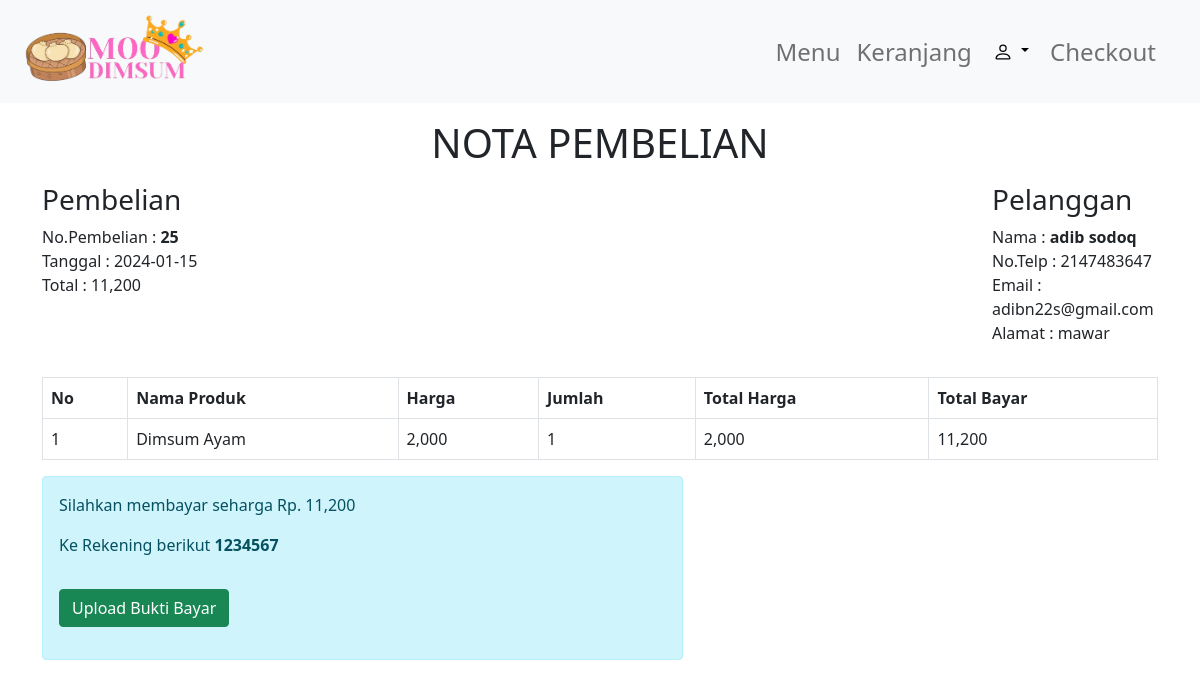
Screenshot of /nota.php?id=25 (signed in) with the database file from the repository.
### tables this page shows
CREATE TABLE `pembelian` (
  `id_pembelian` int(11) NOT NULL,
  `id_user` int(11) NOT NULL,
  `tanggal_pembelian` date NOT NULL,
  `deskripsi_pembelian` varchar(255) NOT NULL,
  `total_pembelian` int(11) NOT NULL,
  `status_pembelian` varchar(100) NOT NULL DEFAULT 'pending',
  `no_pengiriman` varchar(255) NOT NULL
);

CREATE TABLE `user2` (
  `id_user` int(11) NOT NULL,
  `nama` varchar(30) NOT NULL,
  `email` varchar(50) NOT NULL,
  `password` varchar(250) NOT NULL,
  `No_telp` int(13) NOT NULL,
  `Alamat` varchar(100) NOT NULL,
  `roleId` int(5) NOT NULL
);

CREATE TABLE `pembelian_produk` (
  `id_pembelian_produk` int(11) NOT NULL,
  `id_pembelian` int(11) NOT NULL,
  `id_produk` int(11) NOT NULL,
  `jumlah` int(50) NOT NULL,
  `deskripsi_pembelian` varchar(255) NOT NULL,
  `total_harga` int(100) NOT NULL
);

CREATE TABLE `produk` (
  `id_produk` int(11) NOT NULL,
  `nama_produk` varchar(100) NOT NULL,
  `kategori` varchar(100) NOT NULL,
  `harga_produk` int(100) NOT NULL,
  `foto_produk` varchar(100) NOT NULL,
  `deskripsi` varchar(300) NOT NULL,
  `stok` varchar(50) NOT NULL
);

### nota.php (the view, shortened to what this page needs)
<?php
include 'koneksi.php';
?>
<!doctype html>
<html lang="en">
  <head>
    <link href="https://cdn.jsdelivr.net/npm/bootstrap@5.0.2/dist/css/bootstrap.min.css" rel="stylesheet">
 <nav class="navbar navbar-expand-lg navbar-light bg-light navbar-style">
    <div class="container-fluid">
      <a class="navbar-brand" href="homepage.php">
        <img src="img/dimsumlogo.png" alt="" width="200">
        </a>
        <div class="collapse navbar-collapse" id="navbarNav">
          <ul class="navbar-nav ms-auto fs-4 me-4">
            <li class="nav-item">
              <a class="nav-link" aria-current="page" href="menu.php">Menu</a>
            </li>
            <li class="nav-item">
              <a class="nav-link" href="keranjang.php">Keranjang</a>
            </li>
            <div class="dropdown mt-1">
            <button class="btn btn-light dropdown-toggle" type="button" id="dropdownMenu2" data-bs-toggle="dropdown" aria-expanded="false">
            </button>
            </div>
            <li class="nav-item">
              <a class="nav-link" aria-current="page" href="index.php">Checkout</a>
            </li>
          </ul>
        </div>
      </div>
</nav>
    <h1 class="text-center mt-3">NOTA PEMBELIAN</h1>
    <section class="nota">
        <div class="container">
            <?php $sql=mysqli_query($conn,"SELECT * FROM pembelian JOIN user2 ON pembelian.id_user=user2.id_user WHERE pembelian.id_pembelian='$_GET[id]'");?>
            <?php $data=mysqli_fetch_assoc($sql);?>
        <div class="row text-center mt-3 mb-3">
            <div class="col-md-10 text-start">
                <h3>Pembelian</h3>
                No.Pembelian : <strong> <?php echo $data['id_pembelian'];?></strong><br>
                <p>
                    Tanggal : <?php echo $data['tanggal_pembelian'];?> <br>
                    Total   : <?php echo number_format($data['total_pembelian']); ?>
                </p>
            </div>
            <div class="col-md-2 text-start">
                <h3>Pelanggan</h3>
                Nama : <strong><?php echo $data['nama'];?></strong><br>
                <p>
                No.Telp : <?php echo $data['No_telp']; ?> <br>
                Email :   <?php echo $data['email']; ?><br>
                Alamat : <?php echo $data['Alamat']; ?>
                </p>
            </div>
        </div>
                <table class="table table-bordered">
                    <thead>
                        <tr>
                            <th>No</th>
                            <th>Nama Produk</th>
                            <th>Harga</th>
                            <th>Jumlah</th>
                            <th>Total Harga</th>
                            <th>Total Bayar</th>
                        </tr>
                    </thead>
                    <tbody>
                        <?php $nomor=1; ?>
                        <?php $sql=mysqli_query($conn,"SELECT * FROM pembelian_produk JOIN produk ON pembelian_produk.id_produk=produk.id_produk
                        WHERE pembelian_produk.id_pembelian='$_GET[id]'");?>
                        <?php while($data=mysqli_fetch_assoc($sql)) {?>
                        <tr>
                            <td><?php echo $nomor; ?></td>
                            <td><?php echo $data['nama_produk']; ?></td>
                            <td><?php echo number_format($data['harga_produk']); ?></td>
                            <td><?php echo $data['jumlah']; ?></td>
                            <td><?php echo number_format($data['jumlah']*$data['harga_produk']); ?></td>
                            <td><?php echo number_format($data['total_harga']); ?></td>
                        </tr>
                        <?php $nomor++; ?>
                        <?php } ?>
                    </tbody>
                </table>
                <?php $sql=mysqli_query($conn,"SELECT * FROM pembelian JOIN user2 ON pembelian.id_user=user2.id_user WHERE pembelian.id_pembelian='$_GET[id]'");?>
            <?php $data=mysqli_fetch_assoc($sql);?>
            <div class="row">
                <div class="col-md-7">
                    <div class="alert alert-info">
                        <p>Silahkan membayar seharga Rp.  <?php echo number_format($data['total_pembelian']); ?> </p>
                        <p>Ke Rekening berikut <strong>1234567</strong></p>
                        <a href="pembayaran.php?id=<?php echo $data["id_pembelian"];?>" class="btn btn-success btn-md mb-3 mt-3" >Upload Bukti Bayar</a>
                    </div>
                </div>
            </div>
        </div>
    </section>
  </body>
</html>

### rows the page displays
pembelian: id_pembelian "25", tanggal_pembelian "2024-01-15", total_pembelian "11,200", id_user.nama "adib sodoq", id_user.No_telp "2147483647", id_user.email "adibn22s@gmail.com", id_user.Alamat "mawar"
pembelian_produk: id_produk.nama_produk "Dimsum Ayam", id_produk.harga_produk "2,000", jumlah "1", $data['jumlah']*$data['harga_produk'] "2,000", total_harga "11,200"
